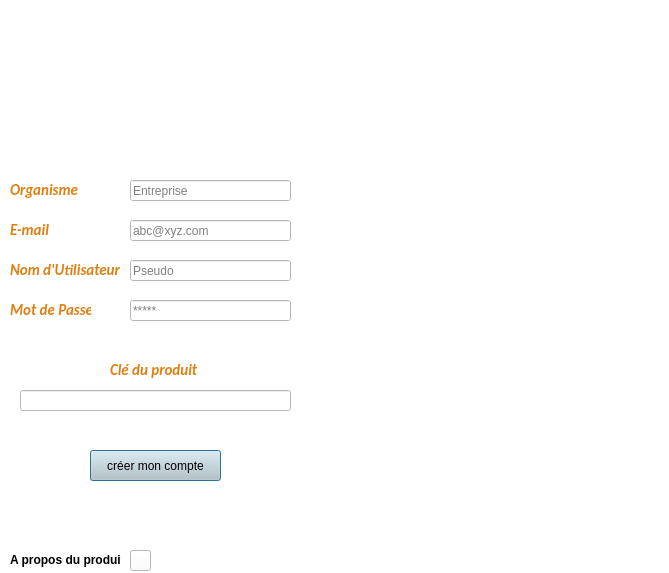
<?xml version="1.0" encoding="UTF-8"?>
<ui version="4.0">
 <class>Dialog</class>
 <widget class="QDialog" name="Dialog">
  <property name="geometry">
   <rect>
    <x>0</x>
    <y>0</y>
    <width>669</width>
    <height>573</height>
   </rect>
  </property>
  <property name="windowTitle">
   <string>Dialog</string>
  </property>
  <property name="styleSheet">
   <string notr="true">background-color: qlineargradient(spread:pad, x1:0, y1:0, x2:1, y2:0, stop:0.0795455 rgba(0, 183, 138, 255), stop:1 rgba(255, 255, 255, 255));
background-color: qradialgradient(spread:pad, cx:0.5, cy:0.5, radius:0.5, fx:0.5, fy:0.5, stop:0 rgba(255, 0, 0, 255), stop:0.479904 rgba(255, 0, 0, 255), stop:0.522685 rgba(255, 255, 255, 255), stop:1 rgba(255, 255, 255, 255));
background-color: qlineargradient(spread:pad, x1:0, y1:0, x2:1, y2:0, stop:0 rgba(245, 224, 176, 255), stop:0.09 rgba(246, 189, 237, 255), stop:0.14 rgba(194, 207, 246, 255), stop:0.19 rgba(184, 160, 168, 255), stop:0.25 rgba(171, 186, 248, 255), stop:0.32 rgba(243, 248, 224, 255), stop:0.385 rgba(249, 162, 183, 255), stop:0.47 rgba(100, 115, 124, 255), stop:0.58 rgba(251, 205, 202, 255), stop:0.65 rgba(170, 128, 185, 255), stop:0.75 rgba(252, 222, 204, 255), stop:0.805 rgba(206, 122, 218, 255), stop:0.86 rgba(254, 223, 175, 255), stop:0.91 rgba(254, 236, 244, 255), stop:1 rgba(255, 191, 221, 255));
background-color: rgb(255, 255, 255);</string>
  </property>
  <widget class="QLabel" name="nouveau_UN">
   <property name="geometry">
    <rect>
     <x>10</x>
     <y>260</y>
     <width>121</width>
     <height>21</height>
    </rect>
   </property>
   <property name="font">
    <font>
     <family>Calibri</family>
     <pointsize>12</pointsize>
     <weight>75</weight>
     <italic>false</italic>
     <bold>true</bold>
    </font>
   </property>
   <property name="text">
    <string>&lt;html&gt;&lt;head/&gt;&lt;body&gt;&lt;p&gt;&lt;span style=&quot; font-size:11pt; font-style:italic; color:#de7f12;&quot;&gt;Nom d'Utilisateur&lt;/span&gt;&lt;/p&gt;&lt;/body&gt;&lt;/html&gt;</string>
   </property>
  </widget>
  <widget class="QLabel" name="nouveu_mp">
   <property name="geometry">
    <rect>
     <x>10</x>
     <y>300</y>
     <width>81</width>
     <height>21</height>
    </rect>
   </property>
   <property name="font">
    <font>
     <family>Calibri</family>
     <pointsize>12</pointsize>
     <weight>75</weight>
     <bold>true</bold>
    </font>
   </property>
   <property name="text">
    <string>&lt;html&gt;&lt;head/&gt;&lt;body&gt;&lt;p&gt;&lt;span style=&quot; font-size:11pt; font-style:italic; color:#de7f12;&quot;&gt;Mot de Passe&lt;/span&gt;&lt;/p&gt;&lt;/body&gt;&lt;/html&gt;</string>
   </property>
  </widget>
  <widget class="QLabel" name="nouveau_email">
   <property name="geometry">
    <rect>
     <x>10</x>
     <y>220</y>
     <width>51</width>
     <height>21</height>
    </rect>
   </property>
   <property name="font">
    <font>
     <family>Calibri</family>
     <pointsize>12</pointsize>
     <weight>75</weight>
     <bold>true</bold>
    </font>
   </property>
   <property name="text">
    <string>&lt;html&gt;&lt;head/&gt;&lt;body&gt;&lt;p&gt;&lt;span style=&quot; font-size:11pt; font-style:italic; color:#de7f12;&quot;&gt;E-mail&lt;/span&gt;&lt;/p&gt;&lt;/body&gt;&lt;/html&gt;</string>
   </property>
  </widget>
  <widget class="QLabel" name="text1">
   <property name="geometry">
    <rect>
     <x>110</x>
     <y>360</y>
     <width>101</width>
     <height>21</height>
    </rect>
   </property>
   <property name="font">
    <font>
     <family>Calibri</family>
     <pointsize>12</pointsize>
     <weight>75</weight>
     <bold>true</bold>
    </font>
   </property>
   <property name="text">
    <string>&lt;html&gt;&lt;head/&gt;&lt;body&gt;&lt;p&gt;&lt;span style=&quot; font-size:11pt; font-style:italic; color:#de7f12;&quot;&gt;Clé du produit&lt;/span&gt;&lt;/p&gt;&lt;/body&gt;&lt;/html&gt;</string>
   </property>
  </widget>
  <widget class="QLabel" name="nouveau_organisme">
   <property name="geometry">
    <rect>
     <x>10</x>
     <y>180</y>
     <width>71</width>
     <height>21</height>
    </rect>
   </property>
   <property name="font">
    <font>
     <family>Calibri</family>
     <pointsize>12</pointsize>
     <weight>75</weight>
     <bold>true</bold>
    </font>
   </property>
   <property name="text">
    <string>&lt;html&gt;&lt;head/&gt;&lt;body&gt;&lt;p&gt;&lt;span style=&quot; font-size:11pt; font-style:italic; color:#de7f12;&quot;&gt;Organisme&lt;/span&gt;&lt;/p&gt;&lt;/body&gt;&lt;/html&gt;</string>
   </property>
  </widget>
  <widget class="QLineEdit" name="case_organisme">
   <property name="geometry">
    <rect>
     <x>130</x>
     <y>180</y>
     <width>161</width>
     <height>21</height>
    </rect>
   </property>
   <property name="styleSheet">
    <string notr="true">background-color: rgb(255, 255, 255);</string>
   </property>
   <property name="placeholderText">
    <string>Entreprise</string>
   </property>
  </widget>
  <widget class="QLineEdit" name="case_email">
   <property name="geometry">
    <rect>
     <x>130</x>
     <y>220</y>
     <width>161</width>
     <height>21</height>
    </rect>
   </property>
   <property name="styleSheet">
    <string notr="true">background-color: rgb(255, 255, 255);</string>
   </property>
   <property name="placeholderText">
    <string>abc@xyz.com</string>
   </property>
  </widget>
  <widget class="QLineEdit" name="case_user">
   <property name="geometry">
    <rect>
     <x>130</x>
     <y>260</y>
     <width>161</width>
     <height>21</height>
    </rect>
   </property>
   <property name="styleSheet">
    <string notr="true">background-color: rgb(255, 255, 255);</string>
   </property>
   <property name="text">
    <string/>
   </property>
   <property name="placeholderText">
    <string>Pseudo</string>
   </property>
  </widget>
  <widget class="QLineEdit" name="case_PW">
   <property name="geometry">
    <rect>
     <x>130</x>
     <y>300</y>
     <width>161</width>
     <height>21</height>
    </rect>
   </property>
   <property name="styleSheet">
    <string notr="true">background-color: rgb(255, 255, 255);</string>
   </property>
   <property name="placeholderText">
    <string>*****</string>
   </property>
  </widget>
  <widget class="QLineEdit" name="case_cle">
   <property name="geometry">
    <rect>
     <x>20</x>
     <y>390</y>
     <width>271</width>
     <height>21</height>
    </rect>
   </property>
   <property name="styleSheet">
    <string notr="true">background-color: rgb(255, 255, 255);</string>
   </property>
  </widget>
  <widget class="QPushButton" name="SingUp">
   <property name="geometry">
    <rect>
     <x>90</x>
     <y>450</y>
     <width>131</width>
     <height>31</height>
    </rect>
   </property>
   <property name="styleSheet">
    <string notr="true">background-color: rgb(193, 203, 201);

color:rgb(0,0, 0);</string>
   </property>
   <property name="text">
    <string>créer mon compte</string>
   </property>
   <property name="icon">
    <iconset resource="source.qrc">
     <normaloff>:/icones/icons/baseline_person_add_black_24dp.png</normaloff>:/icones/icons/baseline_person_add_black_24dp.png</iconset>
   </property>
   <property name="iconSize">
    <size>
     <width>20</width>
     <height>20</height>
    </size>
   </property>
  </widget>
  <widget class="QLabel" name="text2">
   <property name="geometry">
    <rect>
     <x>10</x>
     <y>550</y>
     <width>111</width>
     <height>21</height>
    </rect>
   </property>
   <property name="text">
    <string>&lt;html&gt;&lt;head/&gt;&lt;body&gt;&lt;p&gt;&lt;span style=&quot; font-weight:600; color:#000000;&quot;&gt;A propos du produit&lt;/span&gt;&lt;/p&gt;&lt;/body&gt;&lt;/html&gt;</string>
   </property>
  </widget>
  <widget class="QLabel" name="image_interogation">
   <property name="geometry">
    <rect>
     <x>130</x>
     <y>540</y>
     <width>21</width>
     <height>20</height>
    </rect>
   </property>
   <property name="styleSheet">
    <string notr="true">image: url(:/newPrefix/kisspng-button-question-mark-clip-art-help-5abf0efaf1aac1.6835097315224706509899.png);</string>
   </property>
   <property name="text">
    <string/>
   </property>
  </widget>
  <widget class="QLabel" name="image_pieds">
   <property name="geometry">
    <rect>
     <x>300</x>
     <y>0</y>
     <width>371</width>
     <height>581</height>
    </rect>
   </property>
   <property name="sizePolicy">
    <sizepolicy hsizetype="Fixed" vsizetype="Preferred">
     <horstretch>0</horstretch>
     <verstretch>0</verstretch>
    </sizepolicy>
   </property>
   <property name="maximumSize">
    <size>
     <width>1500</width>
     <height>1500</height>
    </size>
   </property>
   <property name="baseSize">
    <size>
     <width>0</width>
     <height>0</height>
    </size>
   </property>
   <property name="styleSheet">
    <string notr="true"/>
   </property>
   <property name="text">
    <string>&lt;html&gt;&lt;head/&gt;&lt;body&gt;&lt;p&gt;&lt;img src=&quot;:/images/images/Crystalshore-ConvertImage.png&quot;/&gt;&lt;/p&gt;&lt;/body&gt;&lt;/html&gt;</string>
   </property>
  </widget>
  <widget class="QLabel" name="image_pieds_2">
   <property name="geometry">
    <rect>
     <x>10</x>
     <y>10</y>
     <width>271</width>
     <height>121</height>
    </rect>
   </property>
   <property name="toolTip">
    <string>&lt;html&gt;&lt;head/&gt;&lt;body&gt;&lt;p&gt;&lt;img src=&quot;:/newPrefix/logo.jpg&quot;/&gt;&lt;/p&gt;&lt;/body&gt;&lt;/html&gt;</string>
   </property>
   <property name="whatsThis">
    <string>&lt;html&gt;&lt;head/&gt;&lt;body&gt;&lt;p&gt;&lt;img src=&quot;:/newPrefix/logo.jpg&quot;/&gt;&lt;/p&gt;&lt;/body&gt;&lt;/html&gt;</string>
   </property>
   <property name="styleSheet">
    <string notr="true"/>
   </property>
   <property name="text">
    <string>&lt;html&gt;&lt;head/&gt;&lt;body&gt;&lt;p&gt;&lt;img src=&quot;:/images/images/logo-ConvertImage.jpg&quot;/&gt;&lt;/p&gt;&lt;/body&gt;&lt;/html&gt;</string>
   </property>
  </widget>
  <widget class="QPushButton" name="pushButton_2">
   <property name="geometry">
    <rect>
     <x>130</x>
     <y>550</y>
     <width>21</width>
     <height>21</height>
    </rect>
   </property>
   <property name="text">
    <string/>
   </property>
   <property name="icon">
    <iconset resource="source.qrc">
     <normaloff>:/icones/icons/baseline_help_outline_black_24dp.png</normaloff>:/icones/icons/baseline_help_outline_black_24dp.png</iconset>
   </property>
   <property name="iconSize">
    <size>
     <width>16</width>
     <height>16</height>
    </size>
   </property>
  </widget>
 </widget>
 <resources>
  <include location="source.qrc"/>
 </resources>
 <connections/>
</ui>
